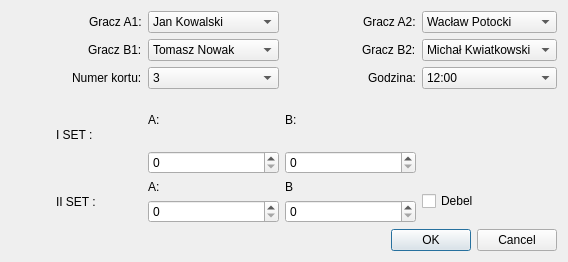
<?xml version="1.0" encoding="UTF-8"?>
<ui version="4.0">
 <class>SedziaEdytujMecz</class>
 <widget class="QDialog" name="SedziaEdytujMecz">
  <property name="geometry">
   <rect>
    <x>0</x>
    <y>0</y>
    <width>568</width>
    <height>262</height>
   </rect>
  </property>
  <property name="windowTitle">
   <string>Zarządzaj meczem</string>
  </property>
  <layout class="QVBoxLayout" name="verticalLayout">
   <item>
    <layout class="QGridLayout" name="gridLayout">
     <property name="sizeConstraint">
      <enum>QLayout::SetDefaultConstraint</enum>
     </property>
     <item row="2" column="4">
      <widget class="QComboBox" name="comboBox_6">
       <item>
        <property name="text">
         <string>12:00</string>
        </property>
       </item>
      </widget>
     </item>
     <item row="0" column="2">
      <widget class="QComboBox" name="comboBox">
       <item>
        <property name="text">
         <string>Jan Kowalski</string>
        </property>
       </item>
      </widget>
     </item>
     <item row="1" column="2">
      <widget class="QComboBox" name="comboBox_3">
       <item>
        <property name="text">
         <string>Tomasz Nowak</string>
        </property>
       </item>
      </widget>
     </item>
     <item row="0" column="1" alignment="Qt::AlignRight">
      <widget class="QLabel" name="label_2">
       <property name="text">
        <string>Gracz A1:</string>
       </property>
      </widget>
     </item>
     <item row="4" column="2">
      <layout class="QVBoxLayout" name="verticalLayout_5">
       <item>
        <widget class="QLabel" name="label_12">
         <property name="text">
          <string>A:</string>
         </property>
        </widget>
       </item>
       <item>
        <widget class="QSpinBox" name="spinBox_4"/>
       </item>
      </layout>
     </item>
     <item row="0" column="4">
      <widget class="QComboBox" name="comboBox_5">
       <item>
        <property name="text">
         <string>Wacław Potocki</string>
        </property>
       </item>
      </widget>
     </item>
     <item row="1" column="1" alignment="Qt::AlignRight">
      <widget class="QLabel" name="label_3">
       <property name="text">
        <string>Gracz B1:</string>
       </property>
      </widget>
     </item>
     <item row="3" column="2">
      <layout class="QVBoxLayout" name="verticalLayout_2">
       <item>
        <widget class="QLabel" name="label_7">
         <property name="text">
          <string>A:</string>
         </property>
        </widget>
       </item>
       <item>
        <widget class="QSpinBox" name="spinBox"/>
       </item>
      </layout>
     </item>
     <item row="0" column="3" alignment="Qt::AlignRight">
      <widget class="QLabel" name="label_4">
       <property name="text">
        <string>Gracz A2:</string>
       </property>
      </widget>
     </item>
     <item row="2" column="2">
      <widget class="QComboBox" name="comboBox_2">
       <item>
        <property name="text">
         <string>3</string>
        </property>
       </item>
      </widget>
     </item>
     <item row="3" column="3">
      <layout class="QVBoxLayout" name="verticalLayout_3">
       <item>
        <widget class="QLabel" name="label_9">
         <property name="text">
          <string>B:</string>
         </property>
        </widget>
       </item>
       <item>
        <widget class="QSpinBox" name="spinBox_2"/>
       </item>
      </layout>
     </item>
     <item row="1" column="3" alignment="Qt::AlignRight">
      <widget class="QLabel" name="label_5">
       <property name="text">
        <string>Gracz B2:</string>
       </property>
      </widget>
     </item>
     <item row="3" column="1" alignment="Qt::AlignHCenter">
      <widget class="QLabel" name="label_8">
       <property name="text">
        <string>I SET : </string>
       </property>
      </widget>
     </item>
     <item row="4" column="1" alignment="Qt::AlignHCenter">
      <widget class="QLabel" name="label_10">
       <property name="text">
        <string>II SET :</string>
       </property>
      </widget>
     </item>
     <item row="1" column="4">
      <widget class="QComboBox" name="comboBox_4">
       <item>
        <property name="text">
         <string>Michał Kwiatkowski</string>
        </property>
       </item>
      </widget>
     </item>
     <item row="2" column="3" alignment="Qt::AlignRight">
      <widget class="QLabel" name="label_6">
       <property name="text">
        <string>Godzina:</string>
       </property>
      </widget>
     </item>
     <item row="4" column="3">
      <layout class="QVBoxLayout" name="verticalLayout_4">
       <item>
        <widget class="QLabel" name="label_11">
         <property name="text">
          <string>B</string>
         </property>
        </widget>
       </item>
       <item>
        <widget class="QSpinBox" name="spinBox_3"/>
       </item>
      </layout>
     </item>
     <item row="2" column="1" alignment="Qt::AlignRight">
      <widget class="QLabel" name="label">
       <property name="text">
        <string>Numer kortu:</string>
       </property>
      </widget>
     </item>
     <item row="4" column="4">
      <widget class="QCheckBox" name="debel_checkBox">
       <property name="text">
        <string>Debel</string>
       </property>
      </widget>
     </item>
    </layout>
   </item>
   <item>
    <widget class="QDialogButtonBox" name="buttonBox">
     <property name="orientation">
      <enum>Qt::Horizontal</enum>
     </property>
     <property name="standardButtons">
      <set>QDialogButtonBox::Cancel|QDialogButtonBox::Ok</set>
     </property>
    </widget>
   </item>
  </layout>
 </widget>
 <resources/>
 <connections>
  <connection>
   <sender>buttonBox</sender>
   <signal>accepted()</signal>
   <receiver>SedziaEdytujMecz</receiver>
   <slot>accept()</slot>
   <hints>
    <hint type="sourcelabel">
     <x>248</x>
     <y>254</y>
    </hint>
    <hint type="destinationlabel">
     <x>157</x>
     <y>274</y>
    </hint>
   </hints>
  </connection>
  <connection>
   <sender>buttonBox</sender>
   <signal>rejected()</signal>
   <receiver>SedziaEdytujMecz</receiver>
   <slot>reject()</slot>
   <hints>
    <hint type="sourcelabel">
     <x>316</x>
     <y>260</y>
    </hint>
    <hint type="destinationlabel">
     <x>286</x>
     <y>274</y>
    </hint>
   </hints>
  </connection>
 </connections>
</ui>
